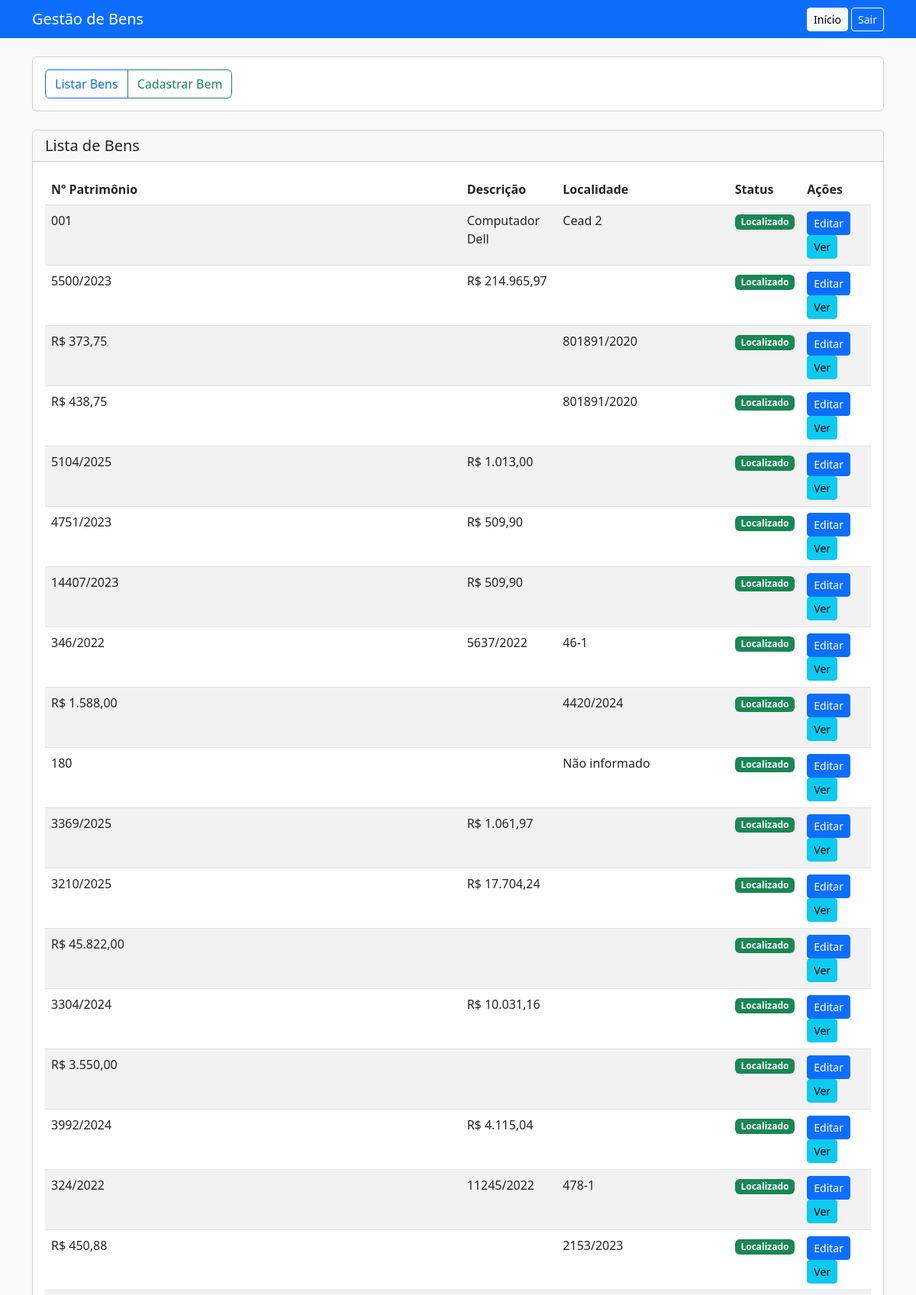
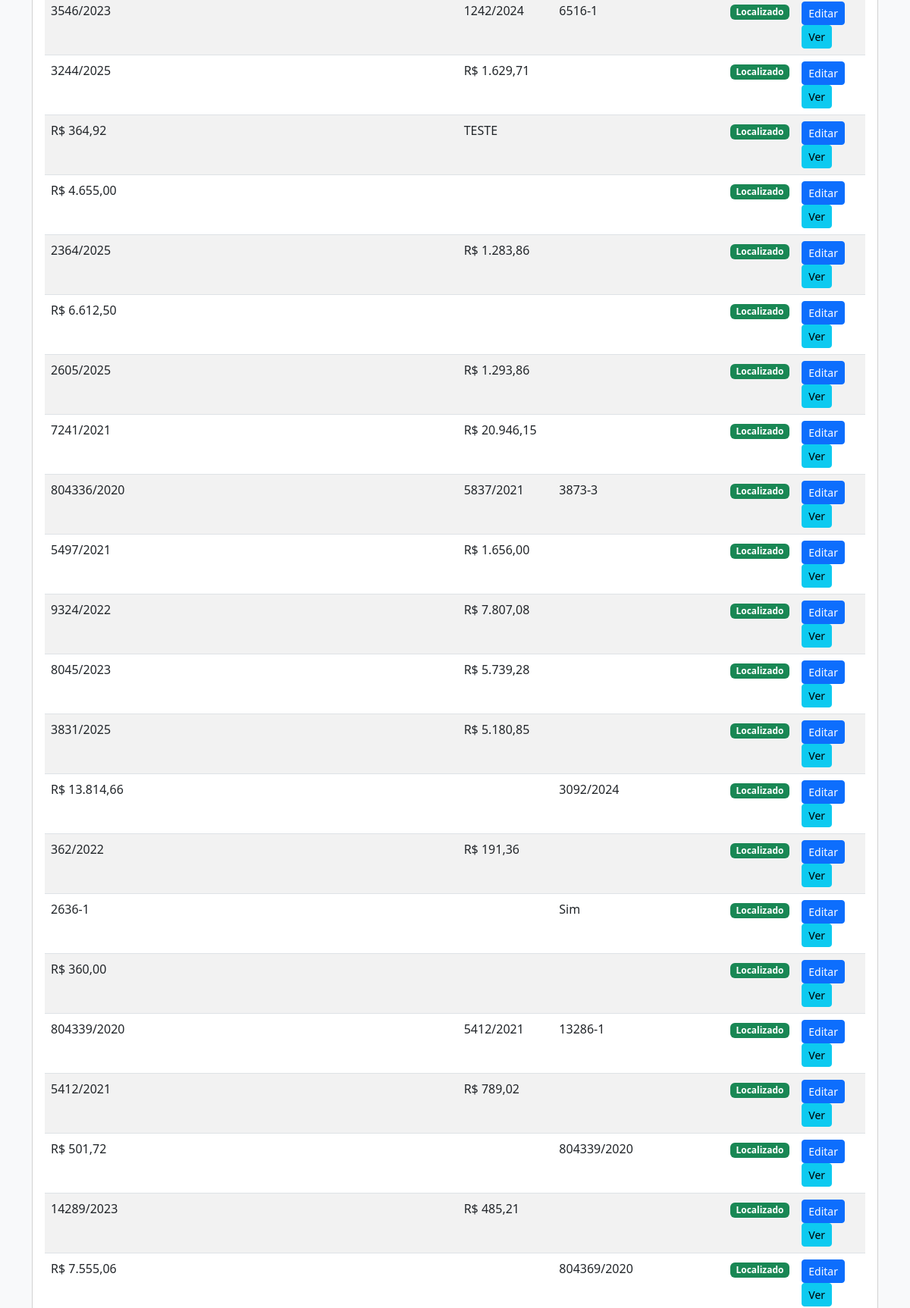
/gestao_bens.php (signed in, upper part), run on the app's committed database (2 pictures, top to bottom).
### tables this page shows
CREATE TABLE `bens` (
  `id` int(11) NOT NULL AUTO_INCREMENT,
  `unidade_gestora` varchar(200) DEFAULT NULL,
  `localidade` varchar(200) DEFAULT NULL,
  `responsavel_localidade` varchar(100) DEFAULT NULL,
  `numero_patrimonio` varchar(100) NOT NULL,
  `descricao` text DEFAULT NULL,
  `observacoes` text DEFAULT NULL,
  `status` enum('Localizado','Pendente') DEFAULT 'Pendente',
  `responsavel_bem` varchar(100) DEFAULT NULL,
  `auditor` varchar(100) DEFAULT NULL,
  `data_ultima_vistoria` date DEFAULT NULL,
  `data_vistoria_atual` date DEFAULT NULL,
  `imagem` varchar(255) DEFAULT NULL,
  `localizacao_atual` varchar(200) DEFAULT NULL,
  `data_criacao` timestamp NOT NULL DEFAULT current_timestamp(),
  `data_atualizacao` timestamp NOT NULL DEFAULT current_timestamp() ON UPDATE current_timestamp(),
  `data_auditoria` datetime DEFAULT NULL,
  `localidade_anterior` varchar(200) DEFAULT NULL,
  PRIMARY KEY (`id`),
  UNIQUE KEY `numero_patrimonio` (`numero_patrimonio`)
);

### gestao_bens.php (the view, shortened to what this page needs)
<?php
$database = new Database();
$db = $database->getConnection();
$acao = $_GET['acao'] ?? 'listar';
?>
<!DOCTYPE html>
<html lang="pt-br">
<head>
    <link href="https://cdn.jsdelivr.net/npm/bootstrap@5.3.0/dist/css/bootstrap.min.css" rel="stylesheet">
</head>
<body class="bg-light">
    <nav class="navbar navbar-dark bg-primary">
        <div class="container">
            <span class="navbar-brand mb-0 h1">Gestão de Bens</span>
            <div>
                <a href="index.php" class="btn btn-light btn-sm">Início</a>
                <a href="includes/auth.php?logout=true" class="btn btn-outline-light btn-sm">Sair</a>
            </div>
        </div>
    </nav>
    <div class="container mt-4">
        <div class="card mb-4">
            <div class="card-body">
                <div class="btn-group">
                    <a href="?acao=listar" class="btn btn-outline-primary">Listar Bens</a>
                    <a href="?acao=cadastrar" class="btn btn-outline-success">Cadastrar Bem</a>
                </div>
            </div>
        </div>
        <?php if ($acao === 'listar'): ?>
            <div class="card">
                <div class="card-header">
                    <h5 class="mb-0">Lista de Bens</h5>
                </div>
                <div class="card-body">
                    <?php
                    $stmt = $db->query("SELECT * FROM bens ORDER BY id DESC LIMIT 50");
                    $bens = $stmt->fetchAll();
                    ?>
                    <div class="table-responsive">
                        <table class="table table-striped">
                            <thead>
                                <tr>
                                    <th>Nº Patrimônio</th>
                                    <th>Descrição</th>
                                    <th>Localidade</th>
                                    <th>Status</th>
                                    <th>Ações</th>
                                </tr>
                            </thead>
                            <tbody>
                                <?php foreach ($bens as $bem): ?>
                                <tr>
                                    <td><?php echo htmlspecialchars($bem['numero_patrimonio']); ?></td>
                                    <td><?php echo htmlspecialchars($bem['descricao']); ?></td>
                                    <td><?php echo htmlspecialchars($bem['localidade']); ?></td>
                                    <td>
                                        <span class="badge bg-<?php echo $bem['status'] === 'Localizado' ? 'success' : 'warning'; ?>">
                                            <?php echo $bem['status']; ?>
                                        </span>
                                    </td>
                                    <td>
                                        <a href="?acao=editar&id=<?php echo $bem['id']; ?>" class="btn btn-sm btn-primary">Editar</a>
                                        <a href="?acao=visualizar&id=<?php echo $bem['id']; ?>" class="btn btn-sm btn-info">Ver</a>
                                    </td>
                                </tr>
                                <?php endforeach; ?>
                            </tbody>
                        </table>
                    </div>
                </div>
            </div>
        <?php endif; ?>
    </div>
</body>
</html>

### data on the page
bens: numero_patrimonio "001", descricao "Computador Dell", localidade "Cead 2", status "Localizado"
bens: numero_patrimonio "5500/2023", descricao "R$ 214.965,97", status "Localizado"
bens: numero_patrimonio "R$ 373,75", localidade "801891/2020", status "Localizado"
bens: numero_patrimonio "R$ 438,75", localidade "801891/2020", status "Localizado"
bens: numero_patrimonio "5104/2025", descricao "R$ 1.013,00", status "Localizado"
bens: numero_patrimonio "4751/2023", descricao "R$ 509,90", status "Localizado"
bens: numero_patrimonio "14407/2023", descricao "R$ 509,90", status "Localizado"
bens: numero_patrimonio "346/2022", descricao "5637/2022", localidade "46-1", status "Localizado"
bens: numero_patrimonio "R$ 1.588,00", localidade "4420/2024", status "Localizado"
bens: numero_patrimonio "180", localidade "Não informado", status "Localizado"
bens: numero_patrimonio "3369/2025", descricao "R$ 1.061,97", status "Localizado"
bens: numero_patrimonio "3210/2025", descricao "R$ 17.704,24", status "Localizado"
bens: numero_patrimonio "R$ 45.822,00", status "Localizado"
bens: numero_patrimonio "3304/2024", descricao "R$ 10.031,16", status "Localizado"
bens: numero_patrimonio "R$ 3.550,00", status "Localizado"
bens: numero_patrimonio "3992/2024", descricao "R$ 4.115,04", status "Localizado"
bens: numero_patrimonio "324/2022", descricao "11245/2022", localidade "478-1", status "Localizado"
bens: numero_patrimonio "R$ 450,88", localidade "2153/2023", status "Localizado"
bens: numero_patrimonio "3546/2023", descricao "1242/2024", localidade "6516-1", status "Localizado"
bens: numero_patrimonio "3244/2025", descricao "R$ 1.629,71", status "Localizado"
bens: numero_patrimonio "R$ 364,92", descricao "TESTE", status "Localizado"
bens: numero_patrimonio "R$ 4.655,00", status "Localizado"
bens: numero_patrimonio "2364/2025", descricao "R$ 1.283,86", status "Localizado"
bens: numero_patrimonio "R$ 6.612,50", status "Localizado"
bens: numero_patrimonio "2605/2025", descricao "R$ 1.293,86", status "Localizado"
bens: numero_patrimonio "7241/2021", descricao "R$ 20.946,15", status "Localizado"
bens: numero_patrimonio "804336/2020", descricao "5837/2021", localidade "3873-3", status "Localizado"
bens: numero_patrimonio "5497/2021", descricao "R$ 1.656,00", status "Localizado"
bens: numero_patrimonio "9324/2022", descricao "R$ 7.807,08", status "Localizado"
bens: numero_patrimonio "8045/2023", descricao "R$ 5.739,28", status "Localizado"
bens: numero_patrimonio "3831/2025", descricao "R$ 5.180,85", status "Localizado"
bens: numero_patrimonio "R$ 13.814,66", localidade "3092/2024", status "Localizado"
bens: numero_patrimonio "362/2022", descricao "R$ 191,36", status "Localizado"
bens: numero_patrimonio "2636-1", localidade "Sim", status "Localizado"
bens: numero_patrimonio "R$ 360,00", status "Localizado"
bens: numero_patrimonio "804339/2020", descricao "5412/2021", localidade "13286-1", status "Localizado"
bens: numero_patrimonio "5412/2021", descricao "R$ 789,02", status "Localizado"
bens: numero_patrimonio "R$ 501,72", localidade "804339/2020", status "Localizado"
bens: numero_patrimonio "14289/2023", descricao "R$ 485,21", status "Localizado"
bens: numero_patrimonio "R$ 7.555,06", localidade "804369/2020", status "Localizado"
